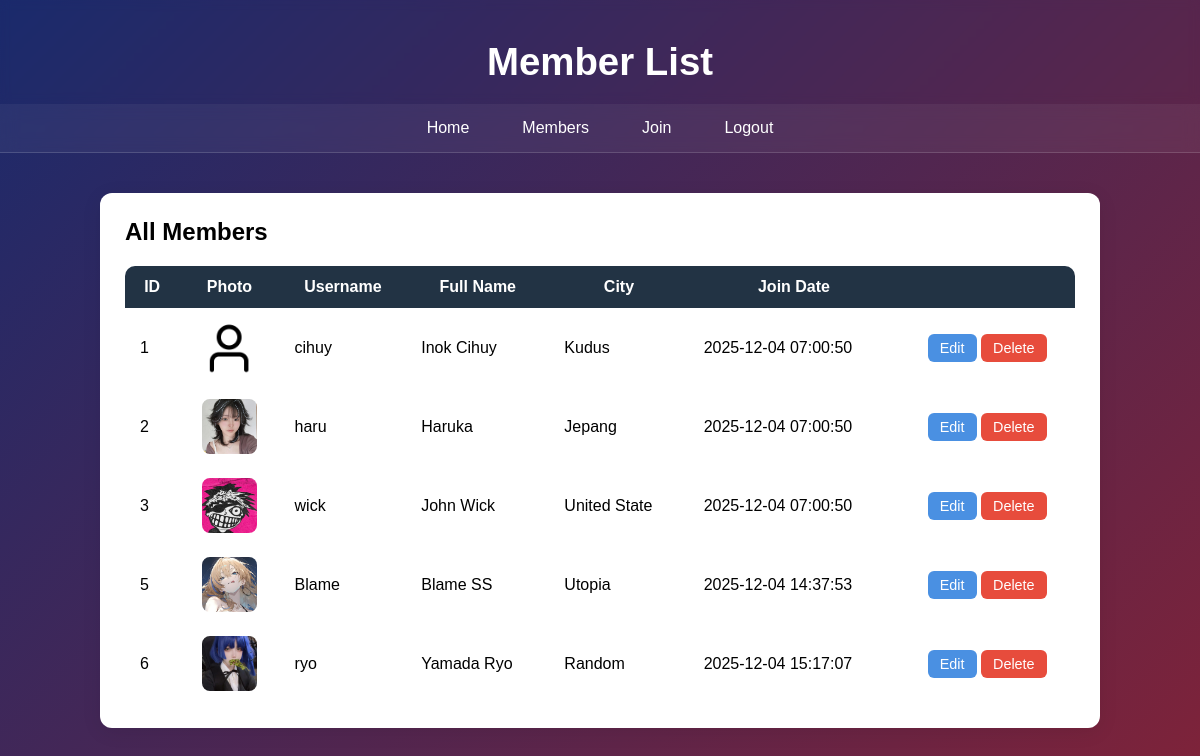
/members.php, run on the app's committed database.
### tables this page shows
CREATE TABLE `users` (
  `id` int NOT NULL,
  `username` varchar(50) NOT NULL,
  `password` varchar(255) NOT NULL,
  `fullname` varchar(100) NOT NULL,
  `city` varchar(100) NOT NULL,
  `photo` varchar(255) DEFAULT NULL,
  `created_at` timestamp NULL DEFAULT CURRENT_TIMESTAMP
);

### class/Database.php (called while the page is built, shortened)
<?php
class Database {
    public $conn;
    public function connect() {
        try {
            $this->conn = new PDO("mysql:host=" . DB_HOST . ";dbname=" . DB_NAME, DB_USER, DB_PASS);
            $this->conn->setAttribute(PDO::ATTR_ERRMODE, PDO::ERRMODE_EXCEPTION);
        } catch (PDOException $e) {
            echo "Connection failed: " . $e->getMessage();
        }
        return $this->conn;
    }
    public function query($sql, $params = []) {
        $stmt = $this->conn->prepare($sql);
        if ($stmt->execute($params)) {
            return $stmt;
        }
        return false;
    }
}

### class/User.php (called while the page is built, shortened)
<?php
class User {
    protected $db;
public function __construct() {
  $this->db = new Database();
}
public function getAll() {
  $sql = "SELECT * FROM users ORDER BY id ASC";
  $stmt = $this->db->query($sql);
  return $stmt->fetchAll(PDO::FETCH_ASSOC);
}
}

### members.php (the view, shortened to what this page needs)
<?php
$user = new User();
$members = $user->getAll();
?>
<!DOCTYPE html>
<html lang="en">
<head>
    <link rel="stylesheet" href="css/style.css">
</head>
<body>
<header>
    <h1>Member List</h1>
</header>
<?php Utility::showNav(); ?>
    <main>
        <div class="table-card">
            <h2>All Members</h2>
            <table class="modern-table">
                <thead>
                    <tr>
                        <th>ID</th>
                        <th>Photo</th>
                        <th>Username</th>
                        <th>Full Name</th>
                        <th>City</th>
                        <th>Join Date</th>
                        <th>&nbsp;</th>
                    </tr>
                </thead>
                <tbody>
                    <?php
                    foreach ($members as $member) {
                        echo '<td>' . htmlspecialchars($member['id']) . '</td>';
                        $photo = (!empty($member['photo']))
                        ? 'uploads/' . $member['photo']
                        : 'uploads/default.png';
                        echo '<td><img class="member-photo" src="' . $photo . '"></td>';
                        echo '<td>' . htmlspecialchars($member['username']) . '</td>';
                        echo '<td>' . htmlspecialchars($member['fullname']) . '</td>';
                        echo '<td>' . htmlspecialchars($member['city']) . '</td>';
                        echo '<td>' . htmlspecialchars($member['created_at']) . '</td>';
                        echo '<td>
                        <a class="btn-action edit" href="edit.php?id=' . $member['id'] . '">Edit</a>
                        <a class="btn-action delete" href="delete.php?id=' . $member['id'] . '" onclick="return confirm(\'Hapus user ini?\')">Delete</a>
                        </td>';
                    }
                    ?>
                </tbody>
            </table>
        </div>
    </main>
</body>
</html>

### class/Utility.php
<?php
class Utility {
    public static function showNav($pages = NAV_PAGES)
{
    echo '<nav><ul>';
    foreach ($pages as $item) {
        $title = htmlspecialchars($item['title'] ?? '', ENT_QUOTES, 'UTF-8');
        $url   = htmlspecialchars($item['url'] ?? '', ENT_QUOTES, 'UTF-8');
        echo "<li><a href='$url'>$title</a></li>";
    }
    echo '</ul></nav>';
}
}

### css/style.css (style rules this page uses)
* { margin: 0; padding: 0; box-sizing: border-box; font-family: "Poppins", sans-serif; }
body { background: linear-gradient(135deg, #1a2a6c, #b21f1f, #fdbb2d); background-size: 300% 300%; animation: gradientMove 10s ease infinite; color: #fff; min-height: 100vh; }
nav ul { list-style: none; padding: 15px 0; display: flex; justify-content: center; gap: 25px; backdrop-filter: blur(8px); background: rgba(255,255,255,0.05); border-bottom: 1px solid rgba(255,255,255,0.15); }
nav ul li a { color: #fff; text-decoration: none; padding: 8px 14px; border-radius: 10px; transition: 0.3s; }
header { text-align: center; padding: 40px 0 20px; backdrop-filter: blur(5px); }
header h1 { font-size: 2.4rem; animation: fadeIn 0.8s ease; }
main { padding: 40px 20px; }
.btn-action { padding: 6px 12px; border-radius: 6px; text-decoration: none; color: #fff; font-size: 0.9rem; transition: 0.2s; }
.btn-action.edit { background: #4a90e2; }
.btn-action.delete { background: #e74c3c; }
.member-photo { width: 55px; height: 55px; object-fit: cover; border-radius: 8px; display: block; margin: auto; }
.table-card { background: #fff; padding: 25px; border-radius: 12px; box-shadow: 0 4px 20px rgba(0,0,0,0.08); max-width: 1000px; margin: auto; animation: fadeIn 0.5s ease; color: #000; }
.table-card h2 { margin-bottom: 20px; font-size: 1.5rem; }
.modern-table { width: 100%; border-collapse: collapse; overflow: hidden; border-radius: 10px; }
.modern-table thead { background: #234; color: white; }
.modern-table th, .modern-table td { padding: 12px 15px; }
.modern-table th.actions-column, .modern-table td:last-child { text-align: center; }

### data on the page
users: id "1", shows a picture, username "cihuy", fullname "Inok Cihuy", city "Kudus", created_at "2025-12-04 07:00:50"
users: id "2", photo (picture), username "haru", fullname "Haruka", city "Jepang", created_at "2025-12-04 07:00:50"
users: id "3", photo (picture), username "wick", fullname "John Wick", city "United State", created_at "2025-12-04 07:00:50"
users: id "5", photo (picture), username "Blame", fullname "Blame SS", city "Utopia", created_at "2025-12-04 14:37:53"
users: id "6", photo (picture), username "ryo", fullname "Yamada Ryo", city "Random", created_at "2025-12-04 15:17:07"

### other printed values
$title "Home"
$title "Members"
$title "Join"
$title "Logout"
